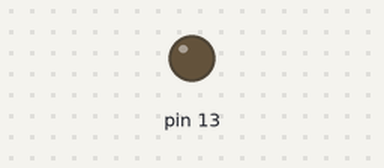
Bench run of a sketch on a simulated Arduino Uno, built with avr-gcc and run on an emulated ATmega328P. On the bench: output pins drawn as LEDs (lit = HIGH).

Above: at 0.3 s.
At 4.6 s:
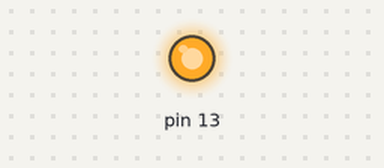
Timing chart, 0 to 7.2 s (numbered marks = the images above):
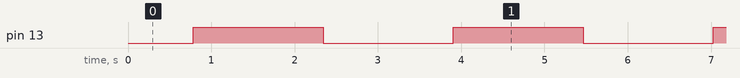

Measured:
- by itself, pin 13: alternates HIGH for 1.6 s and LOW for 1.6 s

The sketch:

Fading_LED.ino
```cpp
// C++ code
//
/*
  Fade
  This example shows how to fade an LED on pin 9
  using the analogWrite() function.

  The analogWrite() function uses PWM, so if  you
  want to change the pin you're using, be  sure to
  use another PWM capable pin. On most  Arduino,
  the PWM pins are identified with   a "~" sign,
  like ~3, ~5, ~6, ~9, ~10 and ~11.
*/

int brightness = 0;

void setup()
{
  pinMode(13, OUTPUT);
}

void loop()
{
  for (brightness = 0; brightness <= 255; brightness += 5) {
    analogWrite(13, brightness);
    delay(30); // Wait for 30 millisecond(s)
  }
  for (brightness = 255; brightness >= 0; brightness -= 5) {
    analogWrite(13, brightness);
    delay(30); // Wait for 30 millisecond(s)
  }
}
```
